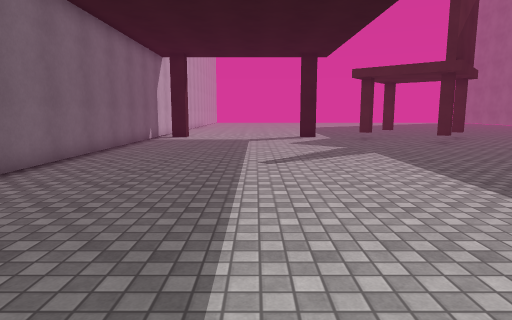
[1] (above)

24 first-person views from a walk through a scene from a Unity 3-D project. The camera is 1.4 m above the floor, tilts 8° down and sees 75° across. The floor is counted in squares, 1 m on a side. Each view is taken from the middle of a square. On the plan, view 1 faces up. The plan holds only what a view shows up to about 15 squares ahead; the rest is blank. The place goes on beyond the plan. The player character is not drawn. Some surface patterns are stand-ins.

[2]
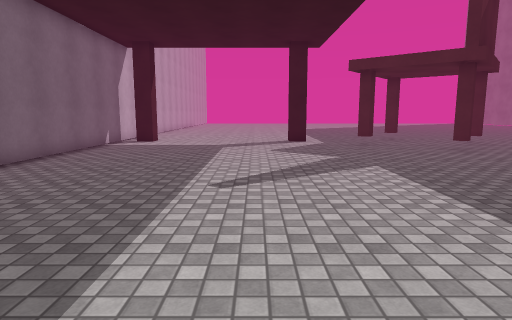

[3]
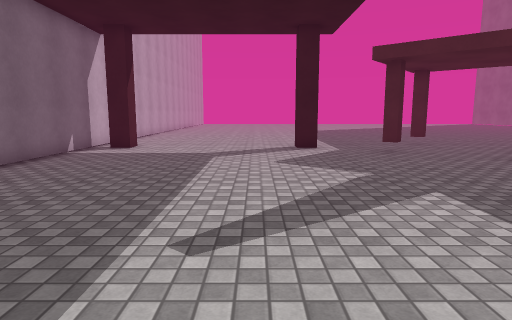

[4]
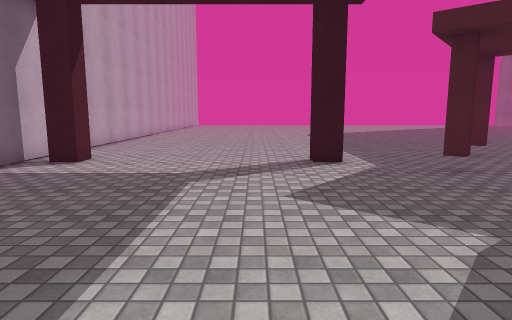

[5]
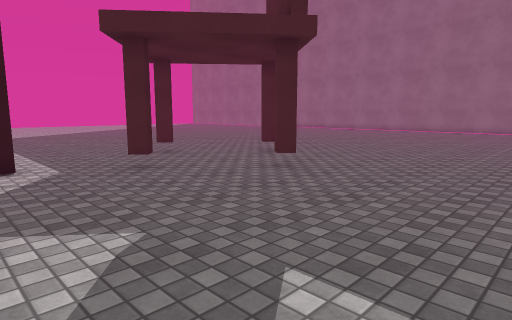

[6]
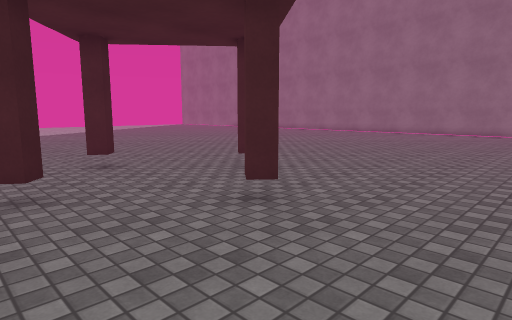

[7]
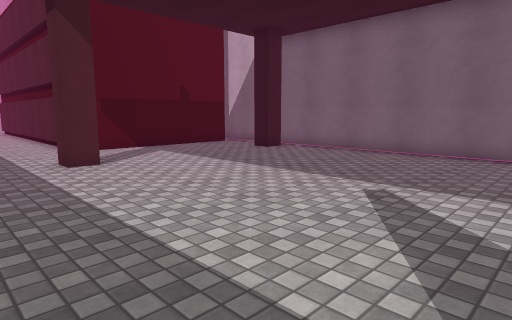

[8]
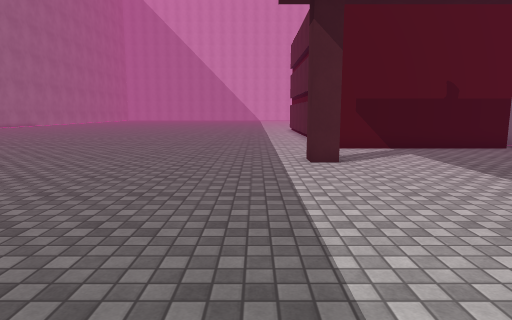

[9]
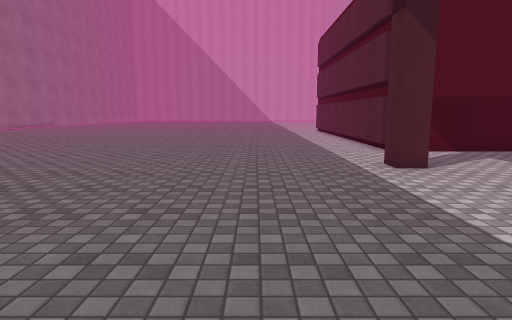

[10]
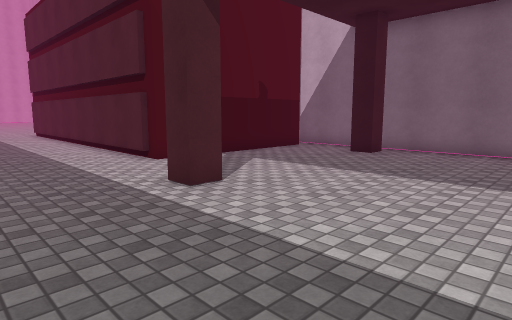

[11]
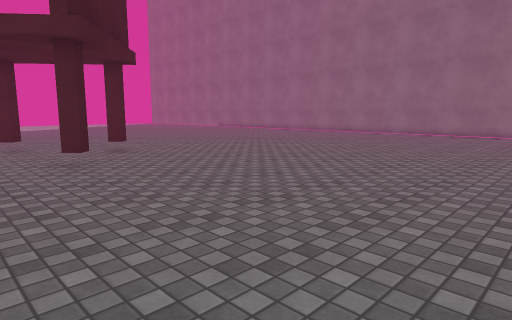

[12]
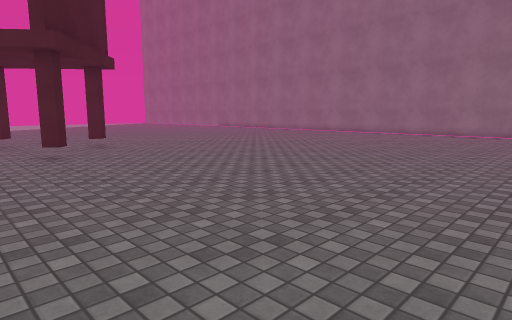

[13]
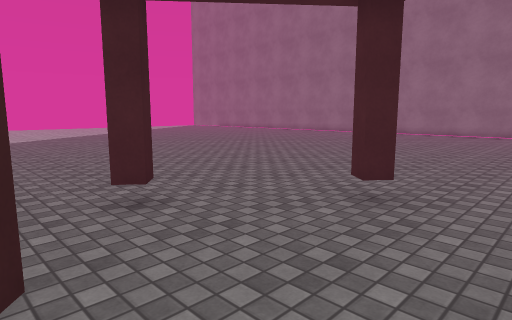

[14]
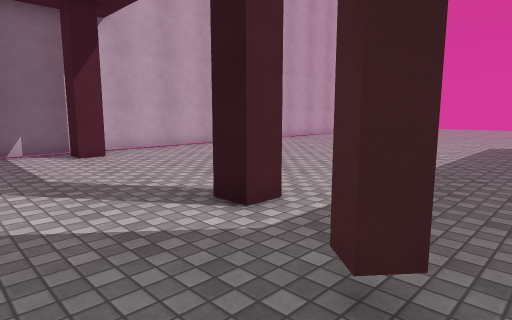

[15]
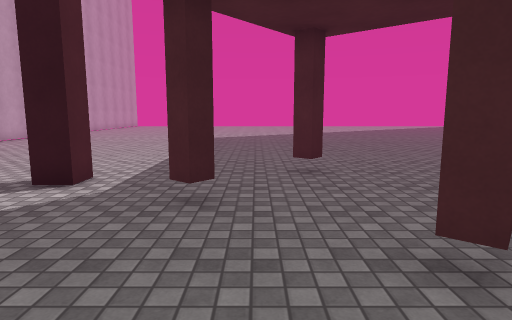

[16]
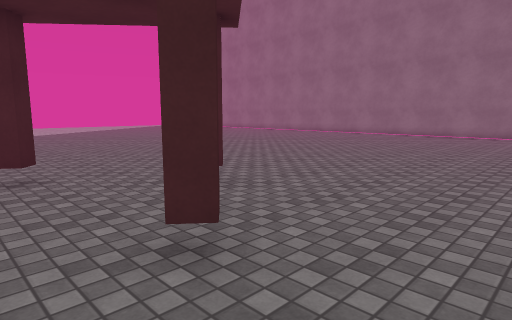

[17]
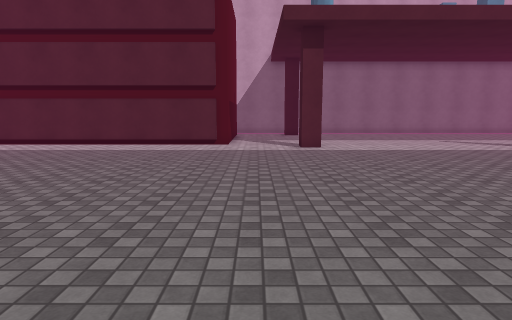

[18]
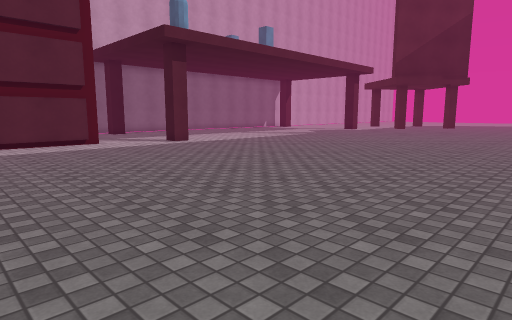

[19]
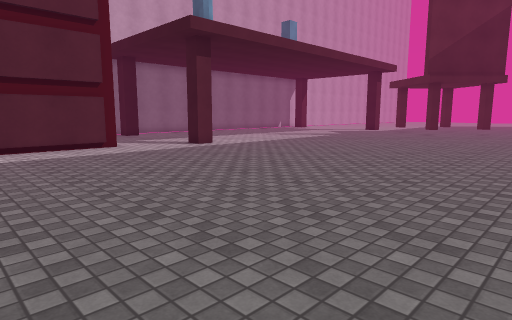

[20]
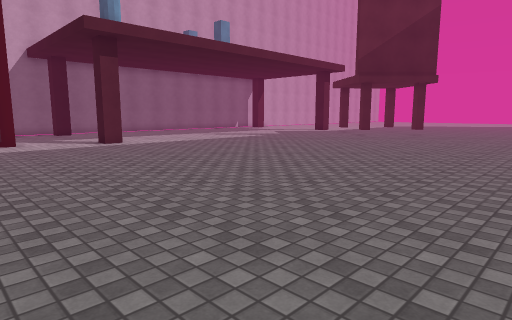

[21]
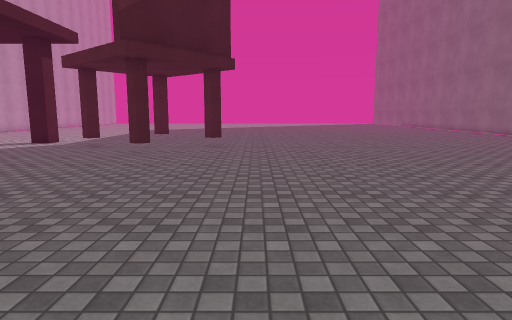

[22]
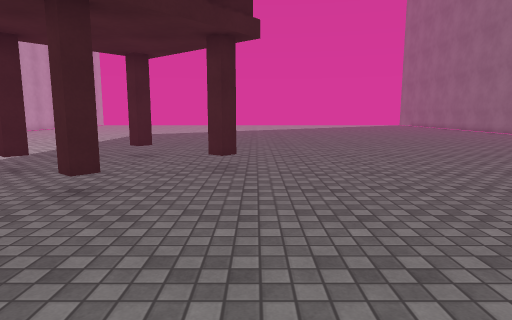

[23]
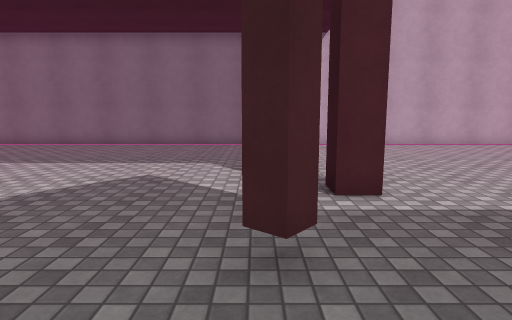

[24]
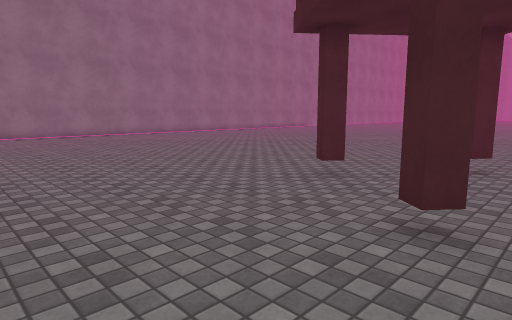

### Floor plan
Points are (right, up) in squares from view 1. A wall is a line through its corners. A room is listed if a view was taken in it or the views show most of it. See-through windows are left out.
Room 1 (views 1, 2, 3, 4, 5, 6, 7, 8, 9, 10, 11, 12, 13, 14, 15, 16, 17, 18, 19, 20, 21, 22, 23, 24)
walls: (9.3, 15.8) (8.9, 15.4) (8.5, 15.8) (8.9, 16.2); (5.9, 18.6) (6.3, 18.3) (6, 17.9) (5.6, 18.2); (8.3, 20.6) (7.9, 20.9) (8.2, 21.3) (8.6, 20.9) (8.3, 20.6); (3.5, 20.2) (3.5, 19.4) (2.7, 19.4) (2.7, 20.2); (2.2, -1.6) (2.2, -7.5); (-4.9, 2.7) (-4, 2.7) (-4, 1.8); (-4, 20.2) (-4, 19.4) (-4.9, 19.4); (-5.1, -1.3) (2, -1.3) (2, -5.2); (-5.7, 25.5) (-5.7, -2.2)
ways out: gap at (-5, 2); gap at (-5, 20)
objects: other object (3, 2) to (3, 3)

Where each view was taken, in squares from view 1:
view 1: 0 up, 0 right, facing up
view 2: 3 up, 1 right, facing up
view 3: 6 up, 1 right, facing up
view 4: 10 up, 1 right, facing up
view 5: 10 up, 2 right, facing up-right
view 6: 12 up, 5 right, facing up-right
view 7: 12 up, 6 right, facing down-left
view 8: 12 up, 5 right, facing down
view 9: 11 up, 7 right, facing down
view 10: 8 up, 7 right, facing down-left
view 11: 6 up, 6 right, facing up-right
view 12: 4 up, 6 right, facing up-right
view 13: 16 up, 6 right, facing up-right
view 14: 16 up, 7 right, facing up-left
view 15: 13 up, 7 right, facing up
view 16: 13 up, 7 right, facing up-right
view 17: 0 up, 17 right, facing left
view 18: 7 down, 18 right, facing up-left
view 19: 7 down, 16 right, facing up-left
view 20: 4 down, 19 right, facing up-left
view 21: 4 up, 13 right, facing up
view 22: 10 up, 12 right, facing up
view 23: 18 up, 9 right, facing left
view 24: 25 up, 7 right, facing down-right
